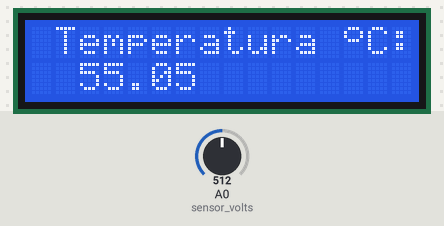
A sketch run on a simulated Arduino Uno, built with avr-gcc and run on an emulated ATmega328P. Parts: 16×2 character LCD. The test bench sets the inputs (shaded band); at power-on: A0 (sensor_volts) = 512. What the sketch prints to the serial monitor is not drawn.

Above: at 1.3 s.
1.4 s: A0 (sensor_volts) set to 716
At 2.8 s:
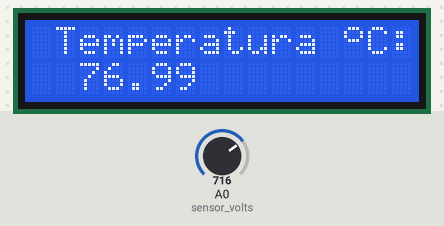
3.7 s: A0 (sensor_volts) set to 900
At 4.7 s:
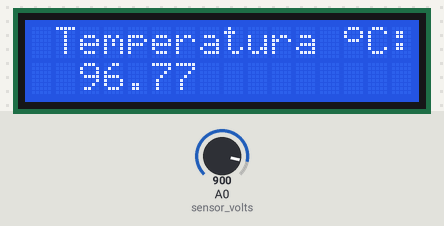
5.7 s: A0 (sensor_volts) set to 1023
At 6.7 s:
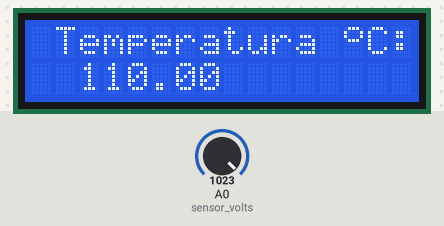
Timing chart, 0 to 8.7 s (numbered marks = the images above; inputs shaded):
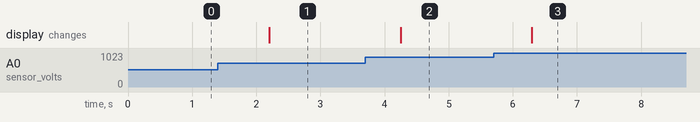

The sketch:

Lm35_LCD_com_simbolo.ard.ino
```cpp
#include <Wire.h>
#include <LiquidCrystal_I2C.h>

float celsius = 0.0;
int sensorValue;
float volts;

LiquidCrystal_I2C lcd(0x27,16,2);  // set the LCD address to 0x27 for a 16 chars and 2 line display

byte simbolo[]={
  B01110,
  B10001,
  B10001,
  B01110,
  B00000,
  B00000,
  B00000,
  B00000
};

void setup()
{

  pinMode(A0, INPUT);
  Serial.begin(9600);
  analogReference(INTERNAL); //Analog Reference = 1.1 V

  lcd.init();                      // initialize the lcd
  lcd.init();
  lcd.createChar(0, simbolo);
  // Print a message to the LCD.
  lcd.backlight();
  lcd.clear();

 }

float sensor_volts() {
  sensorValue = analogRead (A0);
  volts = (sensorValue * 1.1)/ 1023.0;
return volts;}


void loop()
{
  celsius = 100.0*sensor_volts();

  Serial.print(celsius);
  Serial.print(" c, ");
  Serial.print(sensor_volts());
  Serial.println(" V");

  lcd.setCursor(1,0);
  lcd.print("Temperatura");
  lcd.setCursor (13, 0);
  lcd.write(byte(0));
  lcd.setCursor (14, 0);
  lcd.print ("C:");
  lcd.setCursor(2,1);
  lcd.print(celsius);

  delay(1000);
}

//YWROBOT
//Compatible with the Arduino IDE 1.0
//Library version:1.1
```

Measured:
- after the input at 1.4 s, the display: changes after 0.80 s (image 1)
- after the input at 3.7 s, the display: changes after 0.55 s (image 2)
- after the input at 5.7 s, the display: changes after 0.60 s (image 3)
